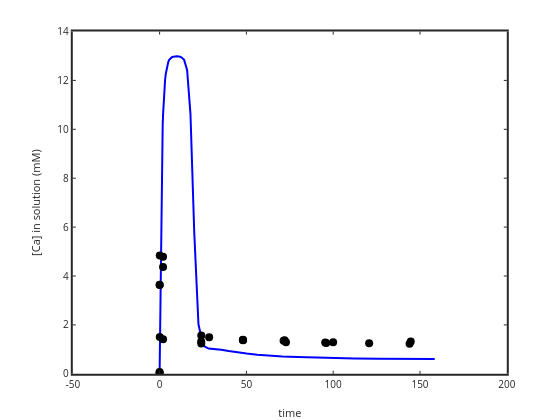

Source (notebook cell):
### Code cell
plot(time,(Caphreeqc*1e3),'b-','linewidth',2); ylabel('[Ca] in solution (mM)'); xlabel('time')
hold on
plot(sampletime,(sampleCa*1e3),'ko','markersize',8,'markerfacecolor','k')
set(gca,'linewidth',2)

### Figure 1 — Plotly figure (JSON) as saved in the notebook; plotly's stock layout.template omitted (floating-point values rounded to 4 significant figures)
{"data": [{"line": {"color": "rgb(0,0,255)", "dash": "solid", "width": 2}, "marker": {"color": "rgb(0,0,255)", "line": {"color": "rgb(0,0,255)"}, "size": 6, "symbol": "none"}, "mode": "lines", "name": "", "showlegend": false, "type": "scatter", "visibility": true, "x": [0, 1.122, 1.259, 1.413, 1.585, 1.778, 1.995, 2.239, 2.512, 2.818, 3.162, 3.548, 3.981, 4.467, 5.012, 5.623, 6.31, 7.079, 7.943, 8.913, 10, 11.22, 12.59, 14.13, 15.85, 17.78, 19.95, 22.39, 25.12, 28.18, 31.62, 35.48, 39.81, 44.67, 50.12, 56.23, 63.1, 70.79, 79.43, 89.13, 100, 112.2, 125.9, 141.3, 158.5], "xaxis": "x", "y": [0, 8.18, 8.666, 9.18, 9.677, 10.16, 10.6, 11.01, 11.39, 11.74, 12.02, 12.26, 12.47, 12.64, 12.76, 12.85, 12.91, 12.95, 12.97, 12.98, 12.98, 12.97, 12.94, 12.84, 12.43, 10.62, 5.788, 2.024, 1.153, 1.034, 1.023, 0.9879, 0.935, 0.8797, 0.8284, 0.7833, 0.7442, 0.711, 0.6834, 0.6605, 0.6421, 0.6275, 0.6164, 0.608, 0.6022], "yaxis": "y"}, {"line": {"color": "rgb(0,0,0)", "width": 0.5}, "marker": {"color": "rgb(0,0,0)", "line": {"color": "rgb(0,0,0)"}, "size": 8, "symbol": "circle"}, "mode": "markers", "name": "", "showlegend": false, "type": "scatter", "visibility": true, "x": [0, 0.1, 2, 24, 48.1, 72.8, 95.4, 120.7, 0, 0.08, 2, 23.95, 28.55, 47.97, 71.43, 99.97, 144.7, -0.03, 0, 0.1, 2, 24, 48, 72, 96, 144], "xaxis": "x", "y": [0.044, 1.503, 4.792, 1.239, 1.373, 1.291, 1.285, 1.249, 0, 3.632, 4.366, 1.319, 1.491, 1.381, 1.353, 1.292, 1.323, 0.07415, 3.637, 4.837, 1.412, 1.562, 1.389, 1.374, 1.263, 1.23], "yaxis": "y"}], "layout": {"height": 420, "hovermode": "closest", "margin": {"b": 0, "l": 0, "r": 0, "t": 0}, "plot_bgcolor": "rgba(0,0,0,0)", "showlegend": false, "width": 560, "xaxis": {"anchor": "y", "autorange": false, "domain": [0.13, 0.905], "exponentformat": "none", "gridcolor": "rgba(38,38,38,0.15)", "gridwidth": 2, "linecolor": "rgb(38,38,38)", "linewidth": 2, "mirror": "ticks", "range": [-50, 200], "showgrid": false, "showline": true, "side": "bottom", "spikedash": "solid", "spikemode": "across", "spikesides": false, "spikethickness": 1, "tickangle": 0, "tickcolor": "rgb(38,38,38)", "tickfont": {"color": "rgb(38,38,38)", "size": 10}, "ticklen": 3, "ticks": "inside", "ticktext": ["-50", "0", "50", "100", "150", "200"], "tickvals": [-50, 0, 50, 100, 150, 200], "title": {"font": {"color": "rgb(38,38,38)", "size": 11}, "text": "time"}, "type": "linear", "visible": true, "zeroline": false}, "yaxis": {"anchor": "x", "autorange": false, "domain": [0.11, 0.925], "exponentformat": "none", "gridcolor": "rgba(38,38,38,0.15)", "gridwidth": 2, "linecolor": "rgb(38,38,38)", "linewidth": 2, "mirror": "ticks", "range": [0, 14], "showgrid": false, "showline": true, "side": "left", "spikedash": "solid", "spikemode": "across", "spikesides": false, "spikethickness": 1, "tickangle": 0, "tickcolor": "rgb(38,38,38)", "tickfont": {"color": "rgb(38,38,38)", "size": 10}, "ticklen": 3, "ticks": "inside", "ticktext": ["0", "2", "4", "6", "8", "10", "12", "14"], "tickvals": [0, 2, 4, 6, 8, 10, 12, 14], "title": {"font": {"color": "rgb(38,38,38)", "size": 11}, "text": "[Ca] in solution (mM)"}, "type": "linear", "visible": true, "zeroline": false}}}
